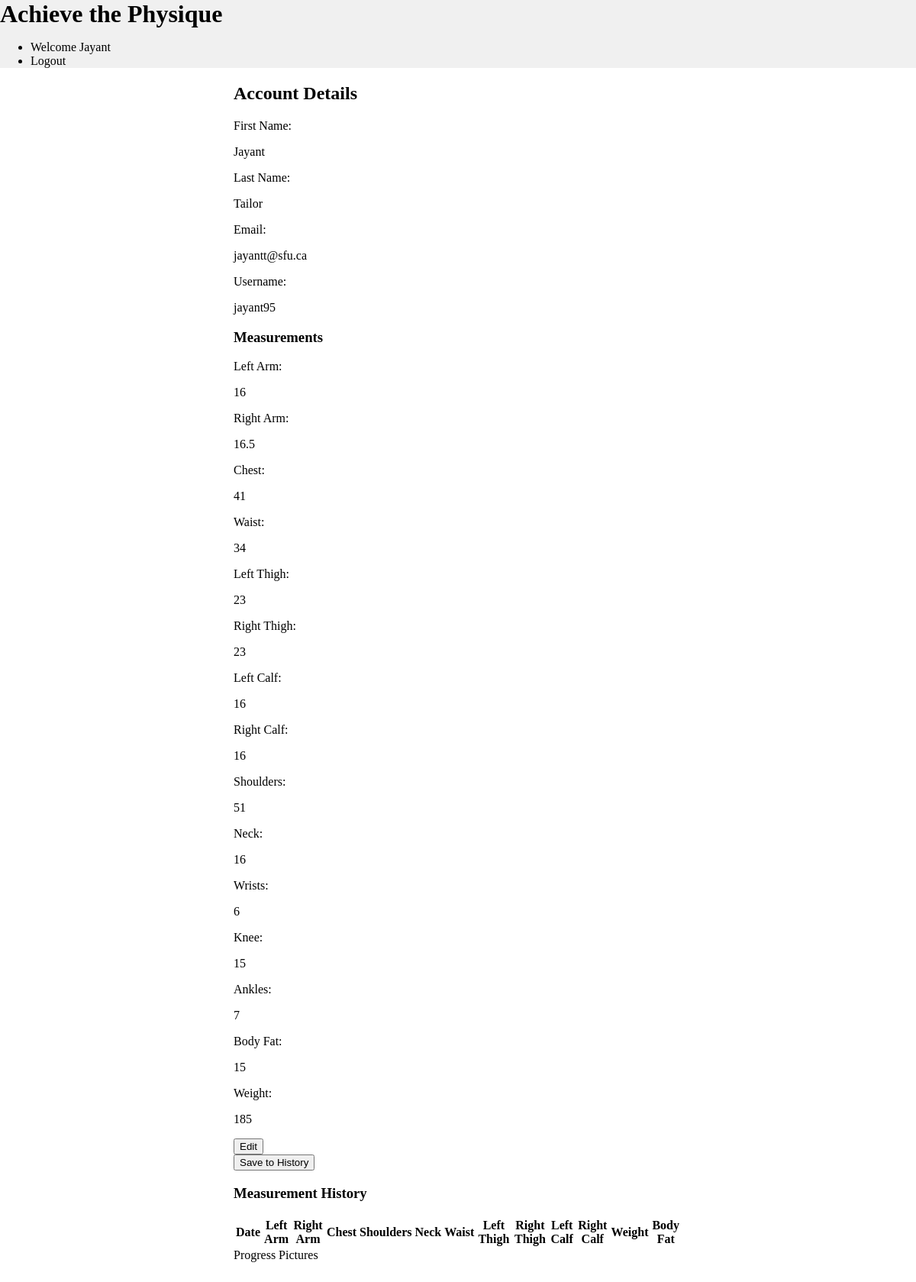
Screenshot of /profile.php (signed in) with the database file from the repository.
### tables this page shows
CREATE TABLE `members` (
  `memberID` int(11) NOT NULL,
  `firstName` varchar(255) NOT NULL,
  `lastName` varchar(255) NOT NULL,
  `email` varchar(255) NOT NULL,
  `username` varchar(255) NOT NULL,
  `password` varchar(255) NOT NULL,
  `leftArm` float NOT NULL,
  `rightArm` float NOT NULL,
  `chest` float NOT NULL,
  `waist` float NOT NULL,
  `leftThigh` float NOT NULL,
  `rightThigh` float NOT NULL,
  `leftCalf` float NOT NULL,
  `rightCalf` float NOT NULL,
  `shoulders` float NOT NULL,
  `wrists` float NOT NULL,
  `ankles` float NOT NULL,
  `bodyFat` float NOT NULL,
  `weight` float NOT NULL,
  `neck` float NOT NULL,
  `knee` float NOT NULL
);

### includes/helper_functions.php (called while the page is built, shortened)
<?php
  function getProfileInformation($username, $connection) {
    $user_profile = [];
    if ($stmt = $connection->prepare('SELECT * FROM members WHERE username = ? LIMIT 1')) {
      $stmt->bind_param('s', $username);
      $stmt->execute();
    } else {
      $error = $connection->errno . ' ' . $connection->error;
      echo $error;
    }
    $result = $stmt->get_result();
    while ($row = $result->fetch_assoc()) {
      $user_profile['first-name'] = $row['firstName'];
      $user_profile['last-name'] = $row['lastName'];
      $user_profile['email'] = $row['email'];
      $user_profile['username'] = $row['username'];
      $user_profile['leftArm'] = $row['leftArm'];
      $user_profile['rightArm'] = $row['rightArm'];
      $user_profile['chest'] = $row['chest'];
      $user_profile['waist'] = $row['waist'];
      $user_profile['leftThigh'] = $row['leftThigh'];
      $user_profile['rightThigh'] = $row['rightThigh'];
      $user_profile['leftCalf'] = $row['leftCalf'];
      $user_profile['rightCalf'] = $row['rightCalf'];
      $user_profile['shoulders'] = $row['shoulders'];
      $user_profile['neck'] = $row['neck'];
      $user_profile['knee'] = $row['knee'];
      $user_profile['wrists'] = $row['wrists'];
      $user_profile['ankles'] = $row['ankles'];
      $user_profile['bodyFat'] = $row['bodyFat'];
      $user_profile['weight'] = $row['weight'];
    }
    return $user_profile;
  }
?>

### profile.php (the view, shortened to what this page needs)
<?php
  require("includes/header.php");
  require_once("includes/db_connection.php");
  require_once("includes/helper_functions.php");
  $user_profile = [];
  $editActive = false;
  if (!empty($_SESSION['username'])) {
    $user_profile = getProfileInformation($_SESSION['username'], $connection);
  } else {
    header("Location: login.php");
  }
?>
<div class="content-wrapper">
  <h2>Account Details</h2>
  <form action="<?php echo htmlspecialchars($_SERVER["PHP_SELF"]);?>" method="post">
    <div class="profile-form">
      <div class="profile-info-group">
        <label>First Name:</label>
        <p><?php echo $user_profile['first-name'] ?></p>
      </div>
      <div class="profile-info-group">
        <label>Last Name:</label>
        <p><?php echo $user_profile['last-name'] ?></p>
      </div>
      <div class="profile-info-group">
        <label>Email:</label>
        <p><?php echo $user_profile['email'] ?></p>
      </div>
      <div class="profile-info-group">
        <label>Username:</label>
        <p><?php echo $user_profile['username'] ?></p>
      </div>
      <h3>Measurements</h3>
      <div class="profile-info-group">
        <label>Left Arm:</label>
        <?php echo $editActive ? "<input class='profile-input' type='number' step='0.01' name='leftArm' value=".$user_profile['leftArm'].">" : "<p>".$user_profile['leftArm']."</p>"; ?>
      </div>
      <div class="profile-info-group">
        <label>Right Arm:</label>
        <?php echo $editActive ? "<input class='profile-input' type='number' step='0.01' name='rightArm' value=".$user_profile['rightArm'].">" : "<p>".$user_profile['rightArm']."</p>"; ?>
      </div>
      <div class="profile-info-group">
        <label>Chest:</label>
        <?php echo $editActive ? "<input class='profile-input' type='number' step='0.01' name='chest' value=".$user_profile['chest'].">" : "<p>".$user_profile['chest']."</p>"; ?>
      <div class="profile-info-group">
        <label>Waist:</label>
        <?php echo $editActive ? "<input class='profile-input' type='number' step='0.01' name='waist' value=".$user_profile['waist'].">" : "<p>".$user_profile['waist']."</p>"; ?>
      </div>
      <div class="profile-info-group">
        <label>Left Thigh:</label>
        <?php echo $editActive ? "<input class='profile-input' type='number' step='0.01' name='leftThigh' value=".$user_profile['leftThigh'].">" : "<p>".$user_profile['leftThigh']."</p>"; ?>
      </div>
      <div class="profile-info-group">
        <label>Right Thigh:</label>
        <?php echo $editActive ? "<input class='profile-input' type='number' step='0.01' name='rightThigh' value=".$user_profile['rightThigh'].">" : "<p>".$user_profile['rightThigh']."</p>"; ?>
      </div>
      <div class="profile-info-group">
        <label>Left Calf:</label>
        <?php echo $editActive ? "<input class='profile-input' type='number' step='0.01' name='leftCalf' value=".$user_profile['leftCalf'].">" : "<p>".$user_profile['leftCalf']."</p>"; ?>
      </div>
      <div class="profile-info-group">
        <label>Right Calf:</label>
        <?php echo $editActive ? "<input class='profile-input' type='number' step='0.01' name='rightCalf' value=".$user_profile['rightCalf'].">" : "<p>".$user_profile['rightCalf']."</p>"; ?>
      </div>
      <div class="profile-info-group">
        <label>Shoulders:</label>
        <?php echo $editActive ? "<input class='profile-input' type='number' step='0.01' name='shoulders' value=".$user_profile['shoulders'].">" : "<p>".$user_profile['shoulders']."</p>"; ?>
      </div>
      <div class="profile-info-group">
        <label>Neck:</label>
        <?php echo $editActive ? "<input class='profile-input' type='number' step='0.01' name='neck' value=".$user_profile['neck'].">" : "<p>".$user_profile['neck']."</p>"; ?>
      </div>
      <div class="profile-info-group">
        <label>Wrists:</label>
        <?php echo $editActive ? "<input class='profile-input' type='number' step='0.01' name='wrists' value=".$user_profile['wrists'].">" : "<p>".$user_profile['wrists']."</p>"; ?>
      </div>
      <div class="profile-info-group">
        <label>Knee:</label>
        <?php echo $editActive ? "<input class='profile-input' type='number' step='0.01' name='knee' value=".$user_profile['knee'].">" : "<p>".$user_profile['knee']."</p>"; ?>
      </div>
      <div class="profile-info-group">
        <label>Ankles:</label>
        <?php echo $editActive ? "<input class='profile-input' type='number' step='0.01' name='ankles' value=".$user_profile['ankles'].">" : "<p>".$user_profile['ankles']."</p>"; ?>
      </div>
      <div class="profile-info-group">
        <label>Body Fat:</label>
        <?php echo $editActive ? "<input class='profile-input' type='number' step='0.01' name='bodyFat' value=".$user_profile['bodyFat'].">" : "<p>".$user_profile['bodyFat']."</p>"; ?>
      </div>
      <div class="profile-info-group">
        <label>Weight:</label>
        <?php echo $editActive ? "<input class='profile-input' type='number' step='0.01' name='weight' value=".$user_profile['weight'].">" : "<p>".$user_profile['weight']."</p>"; ?>
      </div>
      <?php echo $editActive ? "<input class='profile-button' type='submit' name='update' value='Update'/>" : "<input class='profile-button' type='submit' name='edit' value='Edit'/>" ;?>
      <input class="profile-button" type="submit" name="save-log" value="Save to History">
    </div>
  </form>
  <div class="measurement-history">
    <h3>Measurement History</h3>
    <table class="log-history-table">
      <tr>
        <th>Date</th>
        <th>Left Arm</th>
        <th>Right Arm</th>
        <th>Chest</th>
        <th>Shoulders</th>
        <th>Neck</th>
        <th>Waist</th>
        <th>Left Thigh</th>
        <th>Right Thigh</th>
        <th>Left Calf</th>
        <th>Right Calf</th>
        <th>Weight</th>
        <th>Body Fat</th>
      </tr>
    </table>
  </div>
  <div class="upload-history">
    <a href="profileHistory.php">Progress Pictures</a>
  </div>
</div>

### css/main.css (style rules this page uses)
body { margin: 0; padding: 0; }
a { color: inherit; text-decoration: none; }
.content-wrapper { margin: 0 auto; width: 70%; padding-bottom: 2rem; }
.login-form>label,input { display: block; }

### rows the page displays
members: firstName "Jayant", lastName "Tailor", email "jayantt@sfu.ca", username "jayant95", leftArm "16", rightArm "16.5", chest "41", waist "34", leftThigh "23", rightThigh "23", leftCalf "16", rightCalf "16", shoulders "51", neck "16", wrists "6", knee "15", ankles "7", bodyFat "15", weight "185"

### other values shown
$_SESSION['first-name'] "Jayant"
